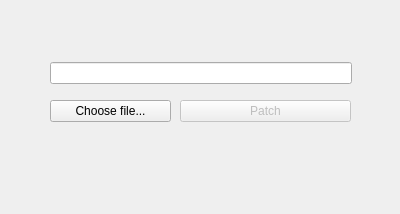
<?xml version="1.0" encoding="UTF-8"?>
<ui version="4.0">
 <class>MainWindow</class>
 <widget class="QMainWindow" name="MainWindow">
  <property name="geometry">
   <rect>
    <x>0</x>
    <y>0</y>
    <width>400</width>
    <height>214</height>
   </rect>
  </property>
  <property name="minimumSize">
   <size>
    <width>400</width>
    <height>214</height>
   </size>
  </property>
  <property name="maximumSize">
   <size>
    <width>10000</width>
    <height>10000</height>
   </size>
  </property>
  <property name="windowTitle">
   <string>Hack</string>
  </property>
  <widget class="QWidget" name="centralwidget">
   <widget class="QWidget" name="verticalLayoutWidget">
    <property name="geometry">
     <rect>
      <x>50</x>
      <y>20</y>
      <width>302</width>
      <height>107</height>
     </rect>
    </property>
    <layout class="QVBoxLayout" name="verticalLayout" stretch="0">
     <item>
      <widget class="QLineEdit" name="adress_bar"/>
     </item>
    </layout>
   </widget>
   <widget class="QWidget" name="horizontalLayoutWidget">
    <property name="geometry">
     <rect>
      <x>50</x>
      <y>100</y>
      <width>121</width>
      <height>71</height>
     </rect>
    </property>
    <layout class="QVBoxLayout" name="verticalLayout_3">
     <item>
      <widget class="QPushButton" name="File_choose_button">
       <property name="text">
        <string>Choose file...</string>
       </property>
      </widget>
     </item>
     <item>
      <spacer name="verticalSpacer">
       <property name="orientation">
        <enum>Qt::Vertical</enum>
       </property>
       <property name="sizeHint" stdset="0">
        <size>
         <width>20</width>
         <height>40</height>
        </size>
       </property>
      </spacer>
     </item>
    </layout>
   </widget>
   <widget class="QWidget" name="verticalLayoutWidget_2">
    <property name="geometry">
     <rect>
      <x>180</x>
      <y>100</y>
      <width>171</width>
      <height>71</height>
     </rect>
    </property>
    <layout class="QVBoxLayout" name="verticalLayout_2">
     <item>
      <widget class="QPushButton" name="Patch_button">
       <property name="enabled">
        <bool>false</bool>
       </property>
       <property name="text">
        <string>Patch</string>
       </property>
      </widget>
     </item>
     <item>
      <widget class="QLabel" name="label_under_button">
       <property name="text">
        <string/>
       </property>
      </widget>
     </item>
    </layout>
   </widget>
  </widget>
 </widget>
 <resources/>
 <connections/>
</ui>
